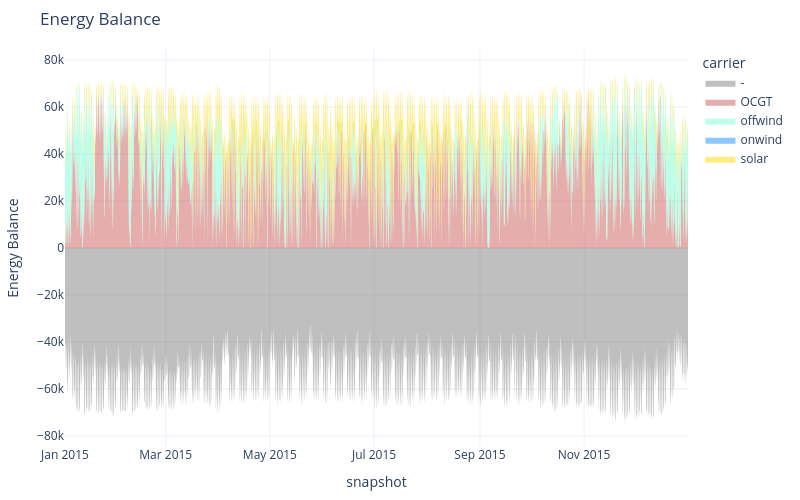

This figure's notebook cell:
### Markdown cell above
The optimal dispatch time series can also be straightforwardly plotted, using the built-in plotting functionality of PyPSA.

### Code cell
n.statistics.energy_balance.iplot()

### Figure 1 — Plotly figure (JSON) as saved in the notebook; plotly's stock layout.template omitted (floating-point values rounded to 4 significant figures; data arrays with more than 128 entries replaced by an {"elided": "..."} marker saying what was removed)
{"data": [{"fillpattern": {"shape": ""}, "hovertemplate": "carrier=OCGT<br>snapshot=%{x}<br>Energy Balance=%{y}<extra></extra>", "legendgroup": "OCGT", "line": {"color": "indianred", "width": 0}, "marker": {"symbol": "circle"}, "mode": "lines", "name": "OCGT", "orientation": "v", "showlegend": false, "stackgroup": "positive", "type": "scatter", "x": {"elided": "2063 str values"}, "xaxis": "x", "y": {"elided": "2063 float values"}, "yaxis": "y"}, {"fillpattern": {"shape": ""}, "hovertemplate": "carrier=offwind<br>snapshot=%{x}<br>Energy Balance=%{y}<extra></extra>", "legendgroup": "offwind", "line": {"color": "aquamarine", "width": 0}, "marker": {"symbol": "circle"}, "mode": "lines", "name": "offwind", "orientation": "v", "showlegend": false, "stackgroup": "positive", "type": "scatter", "x": {"elided": "2163 str values"}, "xaxis": "x", "y": {"elided": "2163 float values"}, "yaxis": "y"}, {"fillpattern": {"shape": ""}, "hovertemplate": "carrier=solar<br>snapshot=%{x}<br>Energy Balance=%{y}<extra></extra>", "legendgroup": "solar", "line": {"color": "gold", "width": 0}, "marker": {"symbol": "circle"}, "mode": "lines", "name": "solar", "orientation": "v", "showlegend": false, "stackgroup": "positive", "type": "scatter", "x": {"elided": "1141 str values"}, "xaxis": "x", "y": {"elided": "1141 float values"}, "yaxis": "y"}, {"fillpattern": {"shape": ""}, "hovertemplate": "carrier=-<br>snapshot=%{x}<br>Energy Balance=%{y}<extra></extra>", "legendgroup": "-", "line": {"color": "gray", "width": 0}, "marker": {"symbol": "circle"}, "mode": "lines", "name": "-", "orientation": "v", "showlegend": false, "stackgroup": "negative", "type": "scatter", "x": {"elided": "2190 str values"}, "xaxis": "x", "y": {"elided": "2190 float values"}, "yaxis": "y"}, {"fillpattern": {"shape": ""}, "hovertemplate": "carrier=-<br>snapshot=%{x}<br>Energy Balance=%{y}<extra></extra>", "legendgroup": "-", "line": {"color": "gray", "width": 0}, "marker": {"symbol": "circle"}, "mode": "lines", "name": "-", "orientation": "v", "showlegend": true, "stackgroup": "1", "type": "scatter", "x": ["2015-12-31T20:00:00.000000"], "xaxis": "x", "y": [NaN], "yaxis": "y"}, {"fillpattern": {"shape": ""}, "hovertemplate": "carrier=OCGT<br>snapshot=%{x}<br>Energy Balance=%{y}<extra></extra>", "legendgroup": "OCGT", "line": {"color": "indianred", "width": 0}, "marker": {"symbol": "circle"}, "mode": "lines", "name": "OCGT", "orientation": "v", "showlegend": true, "stackgroup": "1", "type": "scatter", "x": ["2015-12-31T20:00:00.000000"], "xaxis": "x", "y": [NaN], "yaxis": "y"}, {"fillpattern": {"shape": ""}, "hovertemplate": "carrier=offwind<br>snapshot=%{x}<br>Energy Balance=%{y}<extra></extra>", "legendgroup": "offwind", "line": {"color": "aquamarine", "width": 0}, "marker": {"symbol": "circle"}, "mode": "lines", "name": "offwind", "orientation": "v", "showlegend": true, "stackgroup": "1", "type": "scatter", "x": ["2015-12-31T20:00:00.000000"], "xaxis": "x", "y": [NaN], "yaxis": "y"}, {"fillpattern": {"shape": ""}, "hovertemplate": "carrier=onwind<br>snapshot=%{x}<br>Energy Balance=%{y}<extra></extra>", "legendgroup": "onwind", "line": {"color": "dodgerblue", "width": 0}, "marker": {"symbol": "circle"}, "mode": "lines", "name": "onwind", "orientation": "v", "showlegend": true, "stackgroup": "1", "type": "scatter", "x": ["2015-12-31T20:00:00.000000"], "xaxis": "x", "y": [NaN], "yaxis": "y"}, {"fillpattern": {"shape": ""}, "hovertemplate": "carrier=solar<br>snapshot=%{x}<br>Energy Balance=%{y}<extra></extra>", "legendgroup": "solar", "line": {"color": "gold", "width": 0}, "marker": {"symbol": "circle"}, "mode": "lines", "name": "solar", "orientation": "v", "showlegend": true, "stackgroup": "1", "type": "scatter", "x": ["2015-12-31T20:00:00.000000"], "xaxis": "x", "y": [NaN], "yaxis": "y"}], "layout": {"height": 500, "hovermode": "x", "legend": {"title": {"text": "carrier"}, "tracegroupgap": 0}, "margin": {"b": 50, "l": 50, "r": 50, "t": 50}, "title": {"text": "Energy Balance"}, "width": 800, "xaxis": {"anchor": "y", "domain": [0, 1], "title": {"text": "snapshot"}}, "yaxis": {"anchor": "x", "domain": [0, 1], "title": {"text": "Energy Balance"}}}}
